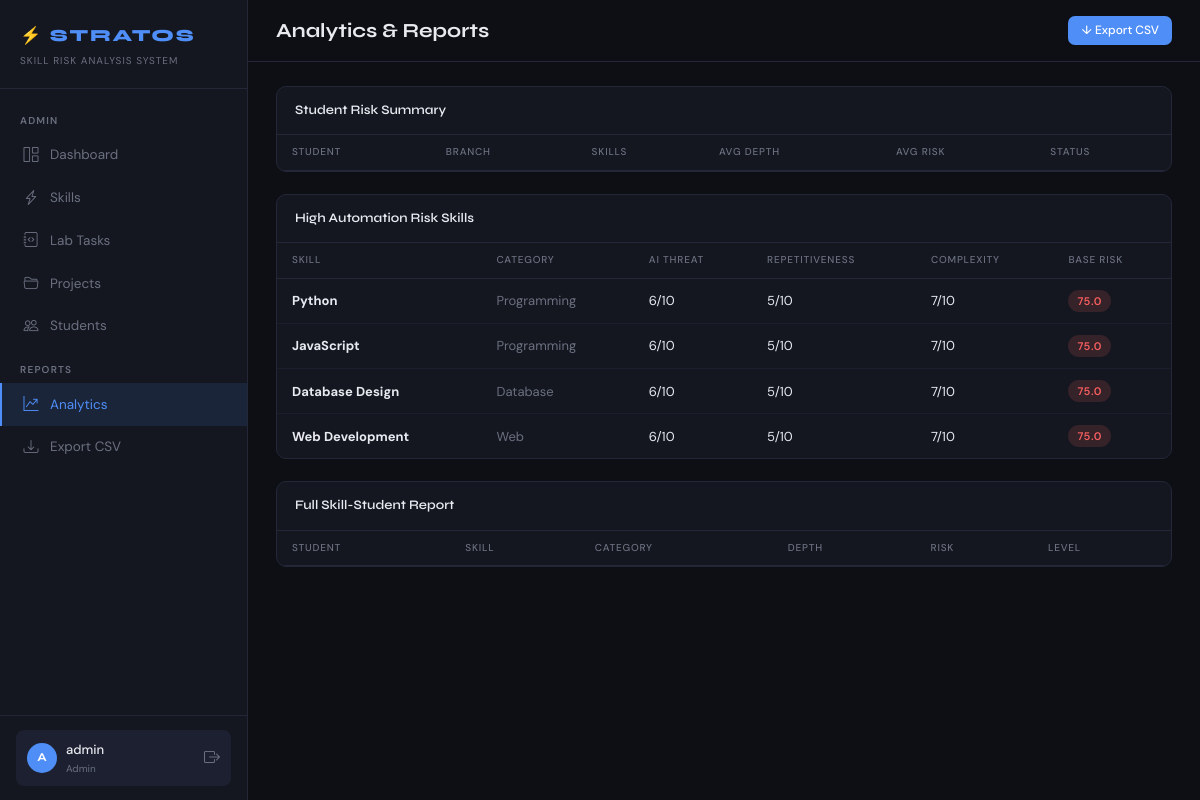
Page /admin/analytics (signed in) on the committed database.
### models.py (models this page shows, shortened)
class User(UserMixin, db.Model):
    __tablename__ = 'users'
    user_id    = db.Column(db.Integer, primary_key=True, autoincrement=True)
    username   = db.Column(db.String(50),  nullable=False, unique=True)
    email      = db.Column(db.String(100), nullable=False, unique=True)
    password   = db.Column(db.String(255), nullable=False)
    role       = db.Column(db.Enum('Student','Admin'), nullable=False, default='Student')
    branch     = db.Column(db.String(50),  nullable=True)
    year       = db.Column(db.SmallInteger, nullable=True)
    created_at = db.Column(db.DateTime, default=datetime.utcnow)
    @property
    def is_admin(self): return self.role == 'Admin'
    skills   = db.relationship('StudentSkill', back_populates='student', cascade='all, delete-orphan')
    attempts = db.relationship('TaskAttempt',  back_populates='student', cascade='all, delete-orphan')
    projects = db.relationship('Project', secondary=student_project, back_populates='students')

class Skill(db.Model):
    __tablename__ = 'skills'
    skill_id    = db.Column(db.Integer, primary_key=True, autoincrement=True)
    name        = db.Column(db.String(100), nullable=False, unique=True)
    category    = db.Column(db.String(50),  nullable=False)
    description = db.Column(db.Text, nullable=True)
    risk_param   = db.relationship('RiskParam',   back_populates='skill', uselist=False, cascade='all, delete-orphan')
    lab_tasks    = db.relationship('LabTask',      back_populates='skill', cascade='all, delete-orphan')
    student_data = db.relationship('StudentSkill', back_populates='skill', cascade='all, delete-orphan')

class RiskParam(db.Model):
    __tablename__ = 'risk_params'
    param_id        = db.Column(db.Integer, primary_key=True, autoincrement=True)
    skill_id        = db.Column(db.Integer, db.ForeignKey('skills.skill_id', ondelete='CASCADE'), nullable=False, unique=True)
    repetitiveness  = db.Column(db.SmallInteger, nullable=False)
    ai_threat_level = db.Column(db.SmallInteger, nullable=False)
    complexity      = db.Column(db.SmallInteger, nullable=False)
    skill = db.relationship('Skill', back_populates='risk_param')
    @property
    def base_risk_score(self):
        raw = (self.repetitiveness + self.ai_threat_level - self.complexity / 2.0) * 10
        return round(max(0, min(100, raw)), 1)

### routes/admin.py (the view)
@admin_bp.route('/analytics')
@login_required
@admin_required
def analytics():
    full_report = (db.session.query(StudentSkill, User, Skill)
        .join(User,  StudentSkill.student_id == User.user_id)
        .join(Skill, StudentSkill.skill_id   == Skill.skill_id)
        .order_by(StudentSkill.risk_score.desc().nullslast()).all())
    student_summary = (db.session.query(User.username, User.branch,
            func.round(func.avg(StudentSkill.depth_score),1).label('avg_depth'),
            func.round(func.avg(StudentSkill.risk_score), 1).label('avg_risk'),
            func.count(StudentSkill.skill_id).label('skills'))
        .join(StudentSkill, StudentSkill.student_id == User.user_id)
        .filter(User.role=='Student')
        .group_by(User.user_id, User.username, User.branch)
        .order_by(func.avg(StudentSkill.risk_score).desc().nullslast()).all())
    high_risk_skills = (db.session.query(Skill, RiskParam)
        .join(RiskParam, RiskParam.skill_id == Skill.skill_id)
        .order_by((RiskParam.repetitiveness + RiskParam.ai_threat_level
                   - RiskParam.complexity/2.0).desc()).all())
    return render_template('admin/analytics.html',
        full_report=full_report, student_summary=student_summary,
        high_risk_skills=high_risk_skills)

### routes/admin.py (called while the page is built)
def admin_required(f):
    @wraps(f)
    def dec(*a, **kw):
        if not current_user.is_authenticated or not current_user.is_admin:
            flash('Admin access required.', 'danger')
            return redirect(url_for('auth.login'))
        return f(*a, **kw)
    return dec

### templates/admin/analytics.html (shortened to what this page needs)
{% extends 'base.html' %}
{% block page_title %}Analytics & Reports{% endblock %}
{% block topbar_right %}
  <a href="{{ url_for('admin.export_csv') }}" class="btn-primary btn-sm">↓ Export CSV</a>
{% endblock %}
{% block content %}
<div class="card mb-3">
  <div class="card-head">Student Risk Summary</div>
  <table class="tbl">
    <thead><tr><th>Student</th><th>Branch</th><th>Skills</th><th>Avg Depth</th><th>Avg Risk</th><th>Status</th></tr></thead>
  </table>
</div>
<div class="card mb-3">
  <div class="card-head">High Automation Risk Skills</div>
  <table class="tbl">
    <thead><tr><th>Skill</th><th>Category</th><th>AI Threat</th><th>Repetitiveness</th><th>Complexity</th><th>Base Risk</th></tr></thead>
    <tbody>
      {% for skill, rp in high_risk_skills %}
      <tr>
        <td><strong>{{ skill.name }}</strong></td>
        <td class="text-muted">{{ skill.category }}</td>
        <td>{{ rp.ai_threat_level }}/10</td>
        <td>{{ rp.repetitiveness }}/10</td>
        <td>{{ rp.complexity }}/10</td>
        <td><span class="badge badge-{% if rp.base_risk_score>=70%}HIGH{% elif rp.base_risk_score>=40%}MEDIUM{% else %}LOW{% endif %}">{{ rp.base_risk_score }}</span></td>
      </tr>
      {% endfor %}
    </tbody>
  </table>
</div>
<div class="card">
  <div class="card-head">Full Skill-Student Report</div>
  <div style="overflow-x:auto;">
    <table class="tbl">
      <thead><tr><th>Student</th><th>Skill</th><th>Category</th><th>Depth</th><th>Risk</th><th>Level</th></tr></thead>
    </table>
  </div>
</div>
{% endblock %}

### templates/base.html (shortened to what this page needs)
<!DOCTYPE html>
<html lang="en">
<head>
  <link href="https://cdn.jsdelivr.net/npm/bootstrap-icons@1.11.3/font/bootstrap-icons.min.css" rel="stylesheet">
</head>
<body>
{% if current_user.is_authenticated %}
<aside class="sidebar">
  <div class="sb-brand">
    <h1>⚡ STRATOS</h1>
    <p>Skill Risk Analysis System</p>
  </div>
  <nav class="sb-nav">
    {% if current_user.is_admin %}
      <div class="sb-section">Admin</div>
      <a href="{{ url_for('admin.dashboard') }}"      class="sb-link {% if request.endpoint=='admin.dashboard'      %}active{% endif %}"><i class="bi bi-grid-1x2"></i> Dashboard</a>
      <a href="{{ url_for('admin.manage_skills') }}"  class="sb-link {% if request.endpoint=='admin.manage_skills'  %}active{% endif %}"><i class="bi bi-lightning-charge"></i> Skills</a>
      <a href="{{ url_for('admin.manage_tasks') }}"   class="sb-link {% if request.endpoint=='admin.manage_tasks'   %}active{% endif %}"><i class="bi bi-journal-code"></i> Lab Tasks</a>
      <a href="{{ url_for('admin.manage_projects') }}" class="sb-link {% if request.endpoint=='admin.manage_projects' %}active{% endif %}"><i class="bi bi-folder2-open"></i> Projects</a>
      <a href="{{ url_for('admin.manage_students') }}" class="sb-link {% if request.endpoint=='admin.manage_students' %}active{% endif %}"><i class="bi bi-people"></i> Students</a>
      <div class="sb-section">Reports</div>
      <a href="{{ url_for('admin.analytics') }}"      class="sb-link {% if request.endpoint=='admin.analytics'      %}active{% endif %}"><i class="bi bi-graph-up-arrow"></i> Analytics</a>
      <a href="{{ url_for('admin.export_csv') }}"     class="sb-link"><i class="bi bi-download"></i> Export CSV</a>
    {% endif %}
  </nav>
  <div class="sb-footer">
    <div class="user-pill">
      <div class="user-avatar">{{ current_user.username[0].upper() }}</div>
      <div style="flex:1;min-width:0;">
        <div class="user-name">{{ current_user.username }}</div>
        <div class="user-role">{{ current_user.role }}{% if current_user.branch %} · {{ current_user.branch }}{% endif %}</div>
      </div>
      <a href="{{ url_for('auth.logout') }}" title="Logout" style="color:var(--muted);font-size:16px;"><i class="bi bi-box-arrow-right"></i></a>
    </div>
  </div>
</aside>
{% endif %}
<div class="main" {% if not current_user.is_authenticated %}style="margin-left:0"{% endif %}>
  {% if current_user.is_authenticated %}
  <div class="topbar">
    <h2 class="page-title">{% block page_title %}{% endblock %}</h2>
    <div>{% block topbar_right %}{% endblock %}</div>
  </div>
  {% endif %}
  <div class="content">
    {% block content %}{% endblock %}
  </div>
</div>
</body>
</html>

### templates/base.html (style rules this page uses)
:root { --bg: #0d0f14; --bg-card: #141720; --bg-hover: #1c2030; --bg-input: #0d0f14; --accent: #4f8ef7; --accent-dim: rgba(79,142,247,0.12); --danger: #f75f5f; --warn: #f7b74f; --ok: #4ff7a0; --text: #e8eaf0; --muted: #6b7080; --border: #232738; --sidebar-w: 248px; --font-h: 'Syne', sans-serif; --font-b: 'DM Sans', sans-serif; --radius: 10px; }
*, *::before, *::after { box-sizing: border-box; margin: 0; padding: 0; }
body { background: var(--bg); color: var(--text); font-family: var(--font-b); font-size: 14px; line-height: 1.65; min-height: 100vh; }
.sidebar { position: fixed; top: 0; left: 0; width: var(--sidebar-w); height: 100vh; background: var(--bg-card); border-right: 1px solid var(--border); display: flex; flex-direction: column; z-index: 100; overflow-y: auto; }
.sb-brand { padding: 22px 20px 18px; border-bottom: 1px solid var(--border); flex-shrink: 0; }
.sb-brand h1 { font-family: var(--font-h); font-size: 17px; font-weight: 800; letter-spacing: .1em; color: var(--accent); margin: 0; }
.sb-brand p { font-size: 10px; color: var(--muted); margin-top: 3px; letter-spacing: .1em; text-transform: uppercase; }
.sb-nav { flex: 1; padding: 10px 0; }
.sb-section { font-size: 10px; font-weight: 600; letter-spacing: .12em; text-transform: uppercase; color: var(--muted); padding: 14px 20px 5px; }
.sb-link { display: flex; align-items: center; gap: 10px; padding: 9px 20px; color: var(--muted); text-decoration: none; border-left: 2px solid transparent; font-size: 13.5px; transition: all .15s; }
.sb-link.active { color: var(--accent); background: var(--accent-dim); border-left-color: var(--accent); }
.sb-link i { width: 18px; text-align: center; font-size: 15px; }
.sb-footer { padding: 14px 16px; border-top: 1px solid var(--border); flex-shrink: 0; }
.user-pill { display: flex; align-items: center; gap: 9px; padding: 9px 11px; background: var(--bg-hover); border-radius: 8px; }
.user-avatar { width: 30px; height: 30px; border-radius: 50%; background: var(--accent); display: flex; align-items: center; justify-content: center; font-family: var(--font-h); font-weight: 700; font-size: 12px; color: #fff; flex-shrink: 0; }
.user-name { font-size: 13px; font-weight: 500; color: var(--text); }
.user-role { font-size: 10px; color: var(--muted); }
.main { margin-left: var(--sidebar-w); min-height: 100vh; display: flex; flex-direction: column; }
.topbar { padding: 14px 28px; border-bottom: 1px solid var(--border); display: flex; align-items: center; justify-content: space-between; position: sticky; top: 0; background: var(--bg); z-index: 50; }
.page-title { font-family: var(--font-h); font-size: 20px; font-weight: 700; margin: 0; }
.content { padding: 24px 28px; flex: 1; }
.card { background: var(--bg-card); border: 1px solid var(--border); border-radius: var(--radius); overflow: hidden; }
.card-head { padding: 13px 18px; border-bottom: 1px solid var(--border); font-family: var(--font-h); font-size: 13px; font-weight: 600; display: flex; align-items: center; justify-content: space-between; }
.badge { display: inline-block; padding: 2px 9px; border-radius: 20px; font-size: 11px; font-weight: 600; letter-spacing: .05em; }
.badge-HIGH { background: rgba(247,95,95,.15); color: var(--danger); }
.tbl { width: 100%; border-collapse: collapse; font-size: 13px; }
.tbl th { padding: 9px 15px; font-size: 10px; letter-spacing: .08em; text-transform: uppercase; color: var(--muted); border-bottom: 1px solid var(--border); text-align: left; font-weight: 500; }
.tbl td { padding: 11px 15px; border-bottom: 1px solid rgba(35,39,56,.5); }
.tbl tr:last-child td { border-bottom: none; }
.btn-primary { background: var(--accent); color: #fff; border: none; border-radius: 7px; padding: 8px 18px; font-size: 13px; font-weight: 500; cursor: pointer; font-family: var(--font-b); transition: opacity .15s; text-decoration: none; display: inline-block; }
.btn-sm { padding: 5px 13px; font-size: 12px; }
.text-muted { color: var(--muted); }
.mb-3 { margin-bottom: 22px; }

### rows in the picture
User: username "A", username "admin", role "Admin"
Skill: name "Python", category "Programming", ai_threat_level "6", repetitiveness "5", complexity "7", base_risk_score "75.0"
Skill: name "JavaScript", category "Programming", ai_threat_level "6", repetitiveness "5", complexity "7", base_risk_score "75.0"
Skill: name "Database Design", category "Database", ai_threat_level "6", repetitiveness "5", complexity "7", base_risk_score "75.0"
Skill: name "Web Development", category "Web", ai_threat_level "6", repetitiveness "5", complexity "7", base_risk_score "75.0"
